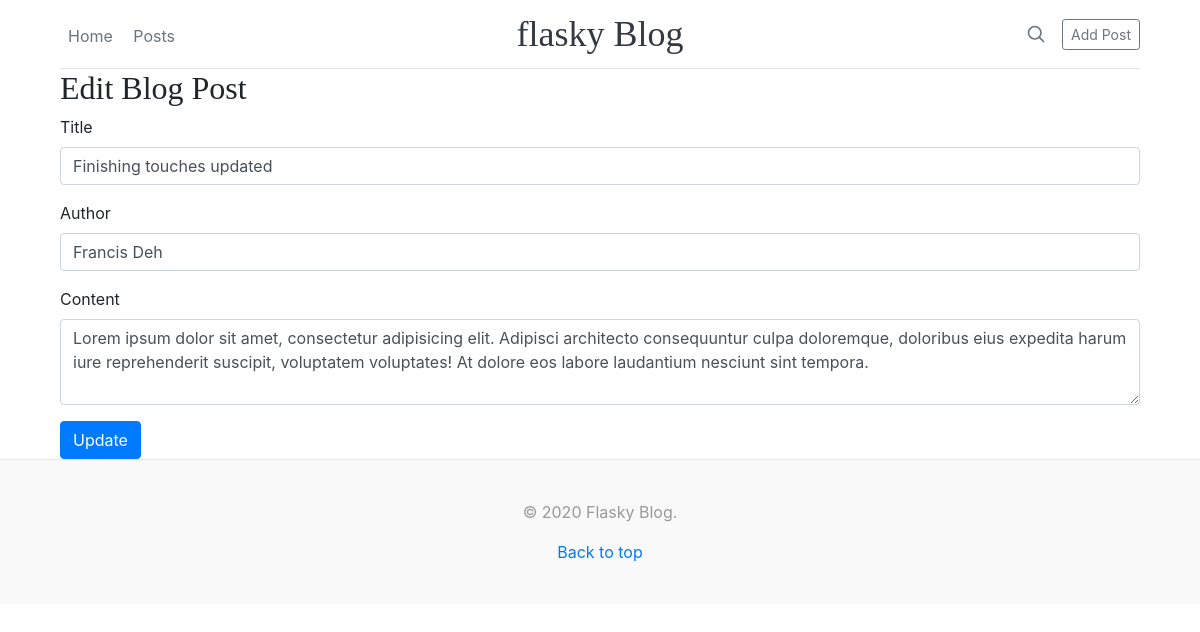
Screenshot of /posts/edit/4 with the database file from the repository.
### app.py (models this page shows, shortened)
class BlogPost(db.Model):
    id = db.Column(db.Integer, primary_key=True)
    title = db.Column(db.String(100), nullable=False, unique=True)
    content = db.Column(db.Text, nullable=False)
    author = db.Column(db.String(20), nullable=False, default='N/A')
    created_at = db.Column(db.DateTime, nullable=False, default=datetime.utcnow())

### app.py (the view)
@app.route('/posts/edit/<int:id>', methods=['GET', 'POST'])
def edit(id):
    post = BlogPost.query.get_or_404(id)
    if request.method == 'POST':
        post.title = request.form['title']
        post.content = request.form['content']
        post.author = request.form['author']
        db.session.add(post)
        db.session.commit()
        return redirect('/posts')
    else:
        return render_template('edit.html', post=post)

### templates/edit.html
{% extends 'layouts/base.html' %}
{% block body %}
    <h2>Edit Blog Post</h2>
    <form action="/posts/edit/{{  post.id }}" method="POST">
        <div class="form-group">
            <label for="exampleInputEmail1">Title</label>
            <input type="text" name="title" class="form-control" value="{{  post.title }}" required id="exampleInputEmail1" aria-describedby="emailHelp">
        </div>
        <div class="form-group">
            <label for="exampleInputPassword1">Author</label>
            <input type="text" name="author" class="form-control" name="author" value="{{  post.author }}" required id="exampleInputPassword1">
        </div>
        <div class="form-group">
            <label for="exampleFormControlTextarea1">Content</label>
            <textarea class="form-control" id="exampleFormControlTextarea1" name="content" required rows="3">{{  post.content }}</textarea>
        </div>
        <button type="submit" class="btn btn-primary">Update</button>
    </form>
{% endblock %}

### static/css/main.css (style rules this page uses)
h1, h2, h3, h4, h5, h6 { font-family: "Playfair Display", Georgia, "Times New Roman", serif; }

### rows the page displays
BlogPost: title "Finishing touches updated", author "Francis Deh", content "Lorem ipsum dolor sit amet, consectetur adipisicing elit. Adipisci architecto consequuntur culpa doloremque, doloribus eius expedita harum iure reprehenderit suscipit, voluptatem voluptates! At dolore eos labore laudantium nesciunt sint tempora."
